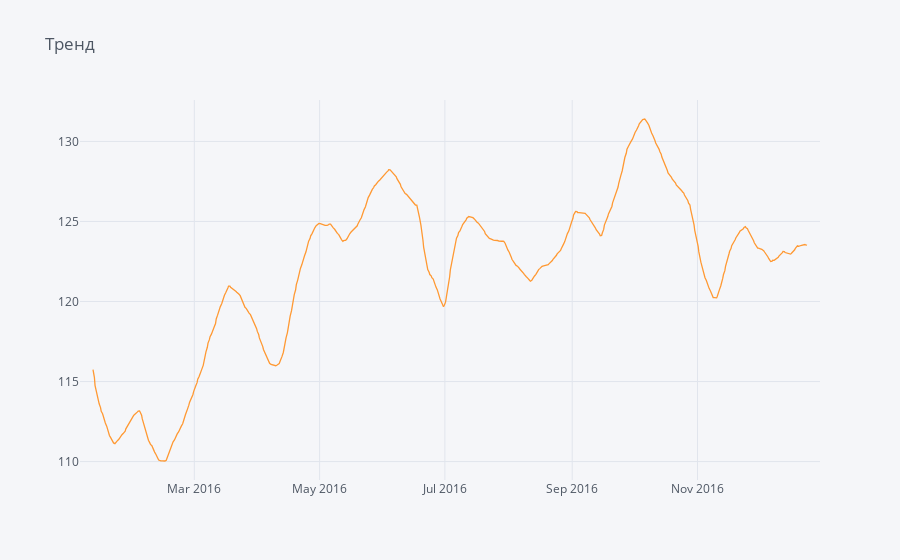

The notebook cell saved with this chart:
### Code cell
result = seasonal_decompose(full_data, model='additive', period=26)

# Извлечение трендовой составляющей
trend_component = result.trend
trend_df = pd.DataFrame(trend_component)
trend_df.columns = ['Trend']

# Визуализация трендовой составляющей с использованием cufflinks
trend_df.iplot(title='Тренд')

### Figure 1 — Plotly figure (JSON) as saved in the notebook; plotly's stock layout.template omitted (floating-point values rounded to 4 significant figures; data arrays with more than 128 entries replaced by an {"elided": "..."} marker saying what was removed)
{"data": [{"line": {"color": "rgba(255, 153, 51, 1.0)", "dash": "solid", "shape": "linear", "width": 1.3}, "mode": "lines", "name": "Trend", "text": "", "type": "scatter", "x": {"elided": "722 str values"}, "y": {"elided": "722 mixed values"}}], "layout": {"legend": {"bgcolor": "#F5F6F9", "font": {"color": "#4D5663"}}, "paper_bgcolor": "#F5F6F9", "plot_bgcolor": "#F5F6F9", "title": {"font": {"color": "#4D5663"}, "text": "Тренд"}, "xaxis": {"gridcolor": "#E1E5ED", "showgrid": true, "tickfont": {"color": "#4D5663"}, "title": {"font": {"color": "#4D5663"}, "text": ""}, "zerolinecolor": "#E1E5ED"}, "yaxis": {"gridcolor": "#E1E5ED", "showgrid": true, "tickfont": {"color": "#4D5663"}, "title": {"font": {"color": "#4D5663"}, "text": ""}, "zerolinecolor": "#E1E5ED"}}}
